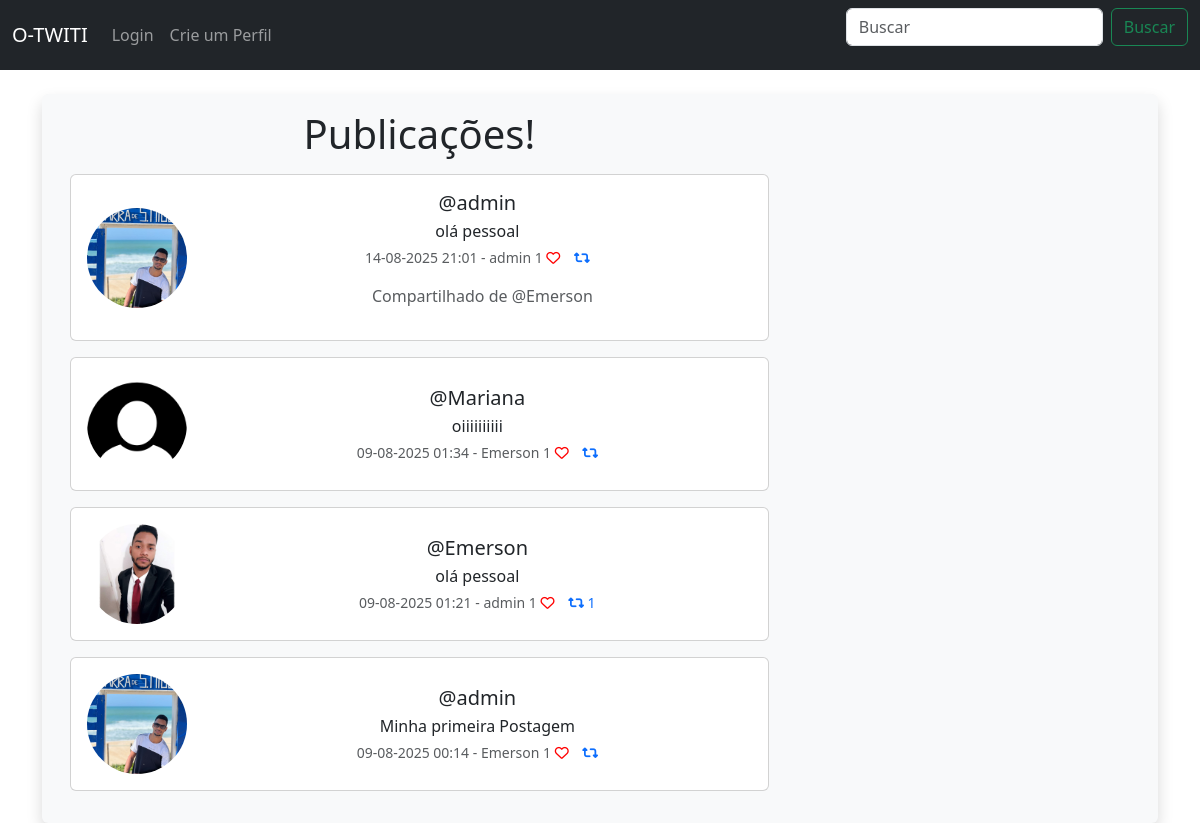
The page / on the database its author committed.
### musker/models.py (models this page shows, shortened)
class Meep(models.Model):
    user = models.ForeignKey(User, related_name='meeps', on_delete=models.DO_NOTHING)
    body = models.CharField(max_length=280)
    created_at = models.DateTimeField(auto_now_add=True)
    likes = models.ManyToManyField(User, related_name='meep_like', blank=True)
    shared_from = models.ForeignKey('self', null=True, blank=True, on_delete=models.SET_NULL, related_name='shares')
    @property
    def number_of_shares(self):
        return self.shares.count()
    @property
    def number_of_likes(self):
        return self.likes.count()

class UserProfile(models.Model):
    user = models.OneToOneField(User, on_delete=models.CASCADE)
    follows = models.ManyToManyField("self", related_name="followed_by", symmetrical=False, blank=True)
    date_modified = models.DateTimeField(User, auto_now=True)
    profile_image = models.ImageField(upload_to='images/', blank=True, null=True)

### musker/views.py (the view)
# urls.py: path('', views.home, name='home'),
def home(request):
    if request.user.is_authenticated:
        form = MeepForm(request.POST or None)
        if request.method == "POST":
            if form.is_valid():
                meep = form.save(commit=False)
                meep.user = request.user
                meep.save()
                messages.success(request, "Publicação criada com sucesso!")
                return redirect('home')
        meeps = Meep.objects.all().order_by('-created_at')
        return render(request, 'home.html', {"meeps": meeps, "form": form})
    else:
        meeps = Meep.objects.all().order_by('-created_at')
        return render(request, 'home.html', {"meeps":meeps})

### musker/templates/home.html (shortened to what this page needs)
<link rel="stylesheet" href="https://cdnjs.cloudflare.com/ajax/libs/font-awesome/6.4.2/css/all.min.css">
{% extends "base.html" %}
{% load static %}
{% block content %}
<div class="container text-center">
    <div class="row bg-light p-3 rounded shadow">
        <div class="col-12 col-md-4 order-1 order-md-2 mb-4 mb-md-0">
</div>
<div class="col-12 col-md-8 order-2 order-md-1">
    <h1 class="mb-3">Publicações!</h1>
    {% for meep in meeps %}
    <div class="card mb-3">
        <div class="card-body d-flex align-items-center">
            {% if meep.user.userprofile.profile_image %}
                <img src="{{ meep.user.userprofile.profile_image.url }}" alt="{{ meep.user.username }}" style="width: 100px; height: 100px; border-radius: 50%; object-fit: cover; margin-right: 16px;">
            {% else %}
                <img src="{% static 'images/FotoDePefil.png' %}" alt="Imagem padrão" style="width: 100px; height: 100px; border-radius: 50%; object-fit: cover; margin-right: 16px;">
            {% endif %}
            <div style="flex: 1; min-width: 0;">
                <h5 class="card-title mb-1">@{{ meep.user.username }}</h5>
                <p class="card-text mb-1" style="word-break: break-word; white-space: pre-line;">{{ meep.body }}</p>
                <p class="card-text">
                    <small class="text-muted">
                            {{ meep.created_at|date:"d-m-Y H:i" }}
                            -
                            {% if user in meep.likes.all %}
                            {{ meep.likes.all|join:", " }}
                            {% if meep.number_of_likes > 0 %}
                                {{ meep.number_of_likes }}
                            {% endif %}
                            <a style="text-decoration: none;" href="{% url 'meep_like' meep.id %}" title="Descurtir">
                                <i class="fa-solid fa-heart" style="color: red; margin-right: 10px;"></i>
                            </a>
                            {% else %}
                                {{ meep.likes.all|join:", " }}
                                {% if meep.number_of_likes > 0 %}
                                    {{ meep.number_of_likes }}
                                {% endif %}
                                <a style="text-decoration: none;" href="{% url 'meep_like' meep.id %}" title="Curtir">
                                    <i class="fa-regular fa-heart" style="color: red; margin-right: 10px;" ></i>
                                </a>
                            {% endif %}
                            <a style="text-decoration: none;" href="{% url 'meep_share' meep.id %}" title="Compartilhar">
                                    <i class="fa-solid fa-retweet"></i>
                                    {% if not meep.shared_from and meep.number_of_shares > 0 %}
                                        {{ meep.number_of_shares }}
                                    {% endif %}
                            </a>
                    </small>
                    {% if meep.shared_from %}
                        <div style="margin-left: 10px;" class="text-muted">Compartilhado de @{{ meep.shared_from.user.username }}</div>
                    {% endif %}
                </p>
            </div>
        </div>
    </div>
    {% endfor %}
</div>
    </div>
</div>
{% endblock %}

### rows shown on the page
Meep: user.userprofile.profile_image (picture), user.username "admin", body "olá pessoal", created_at "14-08-2025 21:01", likes.all "admin", number_of_likes "1", shared_from.user.username "Emerson"
Meep: user.username "Mariana", body "oiiiiiiiiii", created_at "09-08-2025 01:34", likes.all "Emerson", number_of_likes "1"
Meep: user.userprofile.profile_image (picture), user.username "Emerson", body "olá pessoal", created_at "09-08-2025 01:21", likes.all "admin", number_of_likes "1", number_of_shares "1"
Meep: user.userprofile.profile_image (picture), user.username "admin", body "Minha primeira Postagem", created_at "09-08-2025 00:14", likes.all "Emerson", number_of_likes "1"
